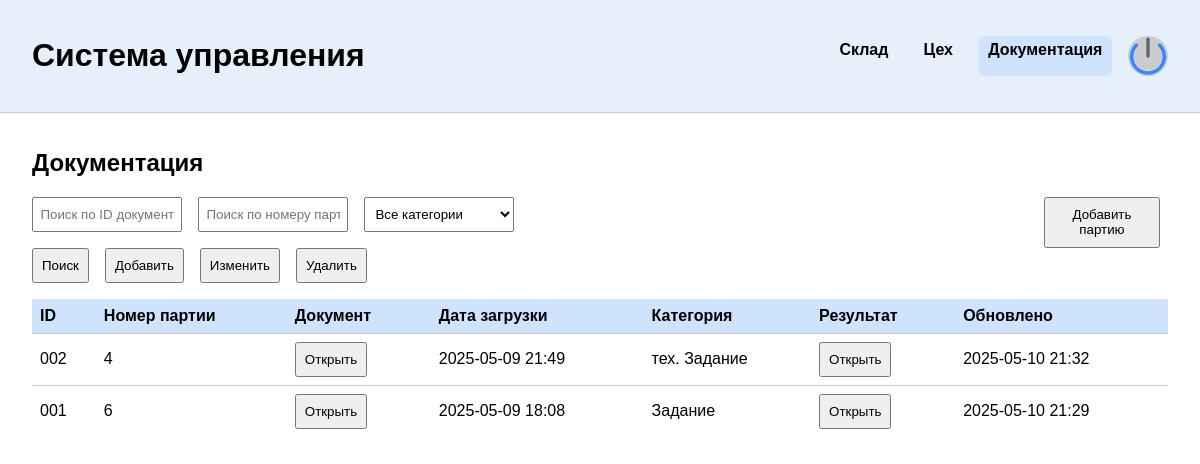
/docs/ (signed in), run on an earlier commit of the app's database.
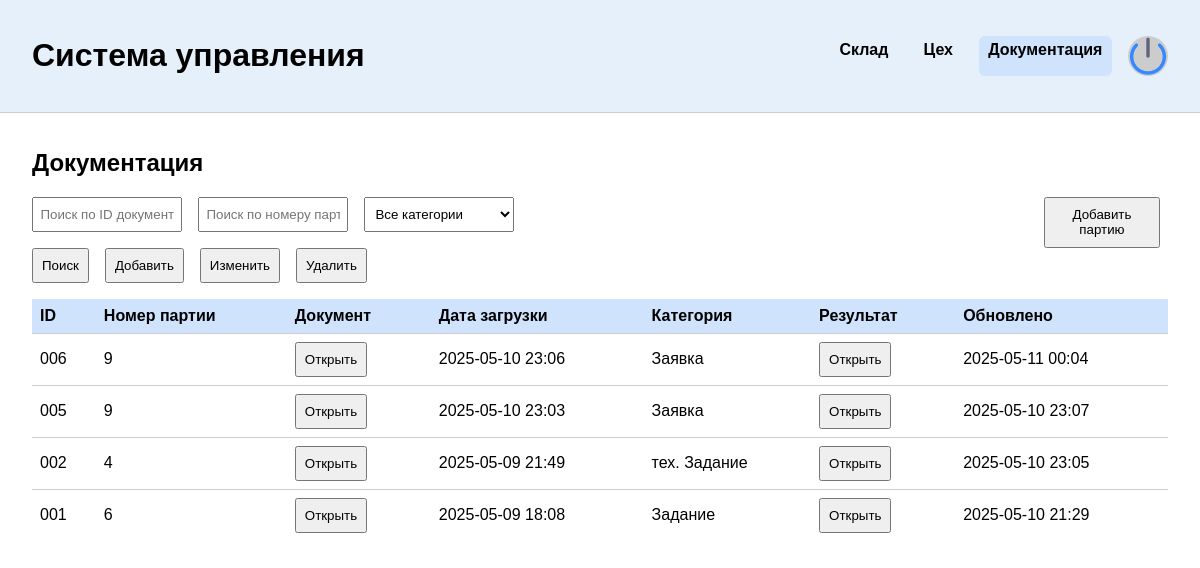
And on a later commit of the database.
### main/models.py (models this page shows)
class DocumentManagement(models.Model):
    batch = models.ForeignKey(Batch, on_delete=models.CASCADE)
    status = models.CharField(max_length=50, verbose_name="Статус заявки", choices=DocumentStatuses)
    request = models.FileField(verbose_name="Текст заявки", upload_to="static/documents/requests/")
    category = models.CharField(max_length=50, verbose_name="Тип", choices=CategoryRequests)
    updated_at = models.DateTimeField(auto_now=True, verbose_name="Дата и время последнего изменения")
    created_at = models.DateTimeField(default=timezone.now)
    class Meta:
        verbose_name = "Документооборот"
        verbose_name_plural = "Документооборот"

### main/views/documents.py (the view)
# urls.py: path("docs/", DocsPage.as_view()),
class DocsPage(BaseView, TemplateView):
    template_name = "main/documents.html"
    @property
    def can_load_request(self):
        user = self.request.user
        if user.role in [UserRole.WarehouseManager, UserRole.Cutter, UserRole.Sewer, UserRole.PackerInspector, UserRole.Designer, UserRole.PatternDesigner]:
            return False
        return True
    @property
    def can_edit(self):
        user = self.request.user
        if user.role in [UserRole.WarehouseManager, UserRole.Cutter, UserRole.Sewer, UserRole.PatternDesigner, UserRole.Designer, UserRole.PackerInspector]:
            return False
        return True
    @property
    def can_load_result(self):
        user = self.request.user
        if user.role in [UserRole.Sewer, UserRole.WarehouseManager]:
            return False
        return True
    def get_context_data(self, **kwargs):
        context = super().get_context_data(**kwargs)
        if self.request.user.role in [UserRole.Designer, UserRole.PatternDesigner]:
            docs = Document.objects.filter(category="Задание")
        elif self.request.user.role in [UserRole.WarehouseManager]:
            docs = Document.objects.filter(category="Заказ")
        elif self.request.user.role in [
            UserRole.Sewer,
            UserRole.PackerInspector,
        ]:
            docs = Document.objects.filter(category="тех. Задание")
        elif self.request.user.role in [UserRole.Cutter]:
            docs = Document.objects.filter(Q(category="тех. Задание") | Q(category="Заказ")).order_by("-id")
        else:
            docs = Document.objects.all().order_by("-id")
        context["docs"] = DocumentSerializer(docs, many=True).data
        context["batches"] = Batch.objects.order_by("-id")
        context["can_load_request"] = self.can_load_request
        context["can_load_result"] = self.can_load_result
        context["can_edit"] = self.can_edit
        print(self.can_load_request)
        return context

### main/models.py (called while the page is built)
    def __str__(self):
        return f"{self.fullname} - {self.role}"

### main/serializers.py (called while the page is built)
    def get_request_url(self, obj):
        return "/file/" + str(obj.request).replace("/", "-")

    def get_request_name(self, obj):
        return get_file_name(obj.request)

    def get_results(self, obj):
        return ResultSerialzier(obj.results.all(), many=True).data

    def get_created_at(self, obj):
        return timezone.localtime(obj.created_at, timezone=pytz.timezone('Europe/Moscow')).strftime("%Y-%m-%d %H:%M")

    def get_updated_at(self, obj):
        return timezone.localtime(obj.updated_at, timezone=pytz.timezone('Europe/Moscow')).strftime("%Y-%m-%d %H:%M")

    def get_id(self, obj):
        return str(obj.id).zfill(3)

### utils/get_file_name.py (called while the page is built)
def get_file_name(file):
    return unquote(str(file)[str(file).rfind("/") + 1 : :])

### main/templates/main/documents.html (shortened to what this page needs)
{% extends "main/base.html" %}
{% load static %}
{% block content %}
<header>
  <h1>Система управления</h1>
  <div class="menu">
    <a href="/warehouse/materials/">Склад</a>
    <a href="/ceh/workers/">Цех</a>
    <a href="/docs/" class="active">Документация</a>
    <div class="avatar"><img src="{% static 'main/shutdown.png' %}" /></div>
  </div>
</header>
  <main id="docs">
    <h2>Документация</h2>
    <div style="display: flex;">
      <div class="filters">
        <input type="text" placeholder="Поиск по ID документа">
        <input type="text" placeholder="Поиск по номеру партии">
        <select>
          <option>Все категории</option>
        </select>
      </div>
      {% if request.user.role == "Генеральный директор" %}
      <button onclick="document.getElementById('dialog-confirm-add-batch').showModal()">Добавить партию</button>
      {% endif %}
    </div>
      <div style="display: flex; gap: 0.5rem; margin-bottom: 1rem;">
        <button title="Применить фильтры поиска к документам" onclick="filterDocs()">Поиск</button>
        <button {% if not can_edit %} disabled {% endif %} title="Добавить новую заявку" onclick="openAddDoc(event)">Добавить</button>
        <button {% if not can_edit %} disabled {% endif %} title="Редактировать существующую заявку по ID" onclick="document.getElementById('dialog-edit-doc-entry').showModal()">Изменить</button>
        <button {% if not can_edit %} disabled {% endif %} title="Удалить заявку по ID с подтверждением" onclick="document.getElementById('dialog-delete-doc-id').showModal()">Удалить</button>
      </div>
    <table>
      <thead>
        <tr>
          <th>ID</th><th>Номер партии</th><th>Документ</th>
          <th>Дата загрузки</th><th>Категория</th><th>Результат</th><th>Обновлено</th>
        </tr>
      </thead>
      <tbody>
        {% for d in docs %}
        <tr>
          <td>{{ d.id }}</td><td>{{ d.batch }}</td><td><button title="Открыть загруженные документы" onclick="openDoc(event, {{d.id}})">Открыть</button></td>
          <td>{{ d.created_at }}</td><td>{{ d.category }}</td><td><button title="Открыть результат" onclick="openResults(event, {{d.id}})">Открыть</button></td><td>{{ d.updated_at }}</td>
          {% endfor %}
        </tr>
      </tbody>
    </table>
  </main>
{% endblock %}

What changed in the data, as far as the page shows it:
added DocumentManagement: category "Заявка"
added DocumentManagement: category "Заявка"
Also different on the page:
new list line: "006 9 Открыть 2025-05-10 23:06 Открыть 2025-05-11 00:04"
new list line: "005 9 Открыть 2025-05-10 23:03 Открыть 2025-05-10 23:07"
new list line: "002 4 Открыть 2025-05-09 21:49 Открыть 2025-05-10 23:05"
new list line: "тех. Задание"
list line gone: "002 4 Открыть 2025-05-09 21:49 Открыть 2025-05-10 21:32"
list line gone: "тех. Задание"
